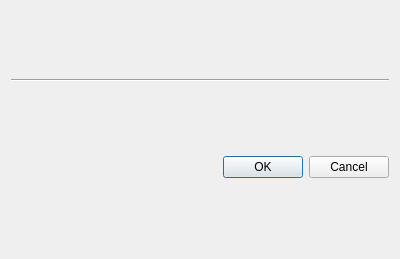
<?xml version="1.0" encoding="UTF-8"?>
<ui version="4.0">
 <class>Dialog</class>
 <widget class="QDialog" name="Dialog">
  <property name="geometry">
   <rect>
    <x>0</x>
    <y>0</y>
    <width>400</width>
    <height>259</height>
   </rect>
  </property>
  <property name="windowTitle">
   <string>Spiel</string>
  </property>
  <layout class="QVBoxLayout" name="verticalLayout_2">
   <item>
    <layout class="QGridLayout" name="gridLayout"/>
   </item>
   <item>
    <widget class="Line" name="line">
     <property name="orientation">
      <enum>Qt::Horizontal</enum>
     </property>
    </widget>
   </item>
   <item>
    <widget class="QDialogButtonBox" name="buttonBox">
     <property name="cursor">
      <cursorShape>PointingHandCursor</cursorShape>
     </property>
     <property name="standardButtons">
      <set>QDialogButtonBox::Cancel|QDialogButtonBox::Ok</set>
     </property>
    </widget>
   </item>
  </layout>
  <action name="actionAccept">
   <property name="text">
    <string>Accept</string>
   </property>
  </action>
 </widget>
 <resources/>
 <connections>
  <connection>
   <sender>buttonBox</sender>
   <signal>rejected()</signal>
   <receiver>Dialog</receiver>
   <slot>close()</slot>
   <hints>
    <hint type="sourcelabel">
     <x>199</x>
     <y>237</y>
    </hint>
    <hint type="destinationlabel">
     <x>199</x>
     <y>129</y>
    </hint>
   </hints>
  </connection>
  <connection>
   <sender>buttonBox</sender>
   <signal>accepted()</signal>
   <receiver>actionAccept</receiver>
   <slot>trigger()</slot>
   <hints>
    <hint type="sourcelabel">
     <x>199</x>
     <y>237</y>
    </hint>
    <hint type="destinationlabel">
     <x>-1</x>
     <y>-1</y>
    </hint>
   </hints>
  </connection>
 </connections>
</ui>
